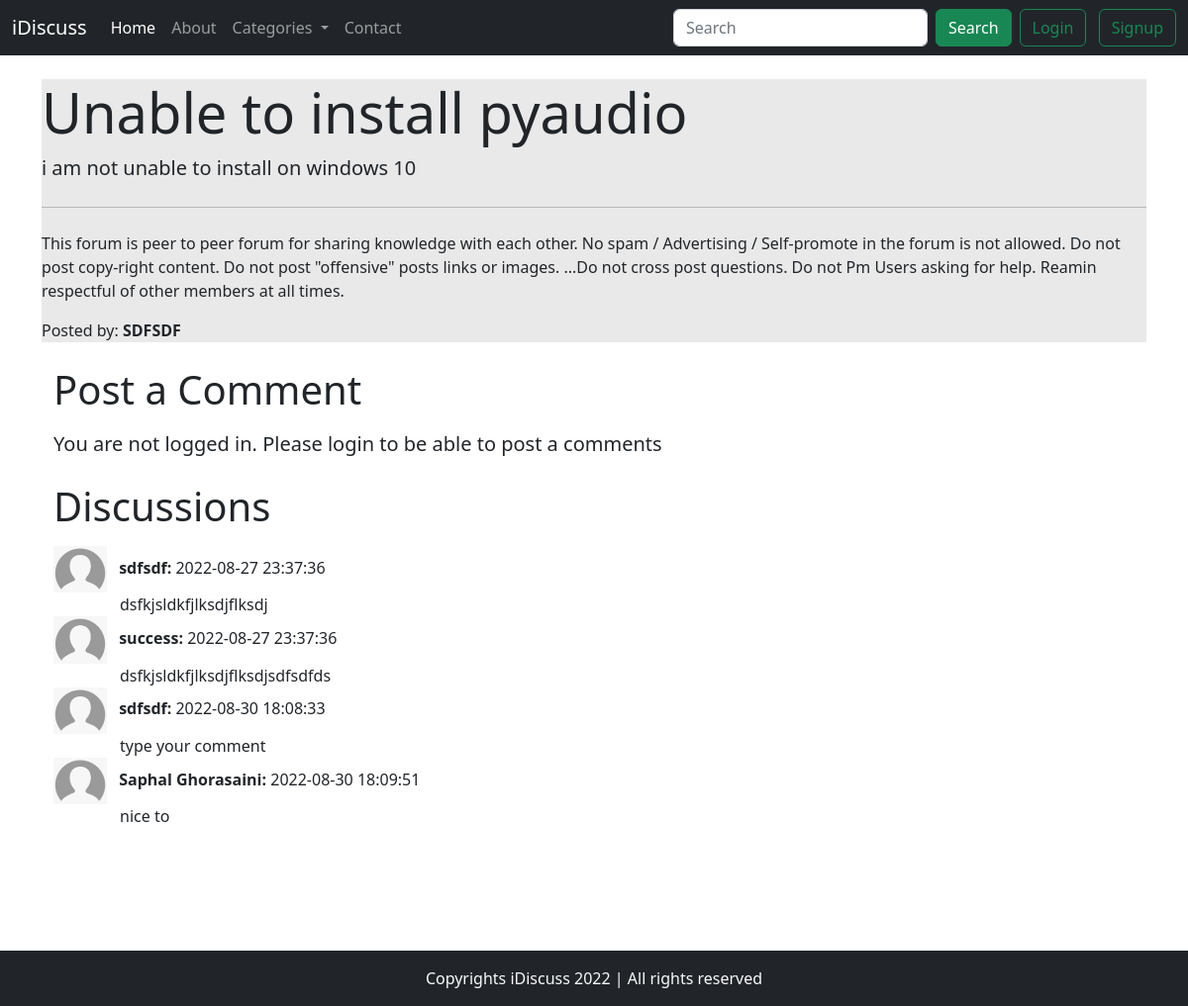
The page /threads.php?th_id=1 on the database its author committed.
### tables this page shows
CREATE TABLE `threads` (
  `thread_id` int(7) NOT NULL,
  `thread_title` varchar(255) DEFAULT NULL,
  `thread_desc` varchar(255) DEFAULT NULL,
  `thread_cat_id` varchar(255) DEFAULT NULL,
  `thread_user_id` int(7) DEFAULT NULL,
  `timestamp` datetime DEFAULT current_timestamp()
);

CREATE TABLE `users` (
  `sno` int(7) NOT NULL,
  `user_email` varchar(30) DEFAULT NULL,
  `user_pass` varchar(255) DEFAULT NULL,
  `timestamp` datetime DEFAULT current_timestamp(),
  `name` varchar(100) DEFAULT NULL
);

CREATE TABLE `comments` (
  `comment_id` int(8) NOT NULL,
  `comment_content` text DEFAULT NULL,
  `thread_id` int(7) DEFAULT NULL,
  `comment_time` datetime DEFAULT current_timestamp(),
  `comment_by` int(7) DEFAULT NULL
);

### threads.php (the view, shortened to what this page needs)
<?php
include("./partials/_header.php");
include("./partials/_dbconnect.php");
?>
<?php
$id = $_GET['th_id'];
$sql = "SELECT * FROM `threads` inner join users on thread_user_id =sno  WHERE thread_id =$id;";
$res = mysqli_query($conn, $sql);
$row = mysqli_fetch_assoc($res);
?>
<div class="container my-4">
    <div class="jumbotron " style="background-color: #e9e9e9;">
        <h1 class="display-4"><?php echo $row["thread_title"] ?></h1>
        <p class="lead"> <?php echo $row["thread_desc"]; ?></p>
        <hr class="my-4">
        <p>This forum is peer to peer forum for sharing knowledge with each other. No spam / Advertising / Self-promote in the forum is not allowed. Do not post copy-right content. Do not post "offensive" posts links or images. ...Do not cross post questions. Do not Pm Users asking for help. Reamin respectful of other members at all times.</p>
        <p class="py-0" style="padding-top:-45px;">
            Posted by: <b> <?php  echo strtoupper( $row["name"])?> </b>
        </p>
    </div>
    <?php
    if (isset($_SESSION['loggedin']) && $_SESSION['loggedin'] == true) {
    ?>
        <div class="container">
            <h1 class="py-2">Post a Comment</h1>
            <form action="" method="POST">
                <div class="mb-3">
                    <label for="exampleInputPassword1" class="form-label">Type your comment</label>
                    <textarea type="text" class="form-control" name="comment" id="exampleInputPassword1" rows="3"> </textarea>
                </div>
                <button type="submit" class="btn btn-success" name="submit">Post Comment</button>
            </form>
        </div>
    <?php
    } else {
    ?>
        <div class="container">
            <h1 class="py-2">Post a Comment</h1>
            <p class="lead">You are not logged in. Please login to be able to post a comments</p>
        </div>
    <?php
    }
    ?>
    <div class="container mb-5" style="min-height:433px;">
        <h1 class="py-2">Discussions</h1>
        <?php
        $id = $_GET["th_id"];
        $sql = "Select * from comments where thread_id='$id'";
        $result = mysqli_query($conn, $sql);
        while ($row = mysqli_fetch_assoc($result)) {
            $content = $row["comment_content"];
            $comment_time = $row["comment_time"];
            $user_id =$row["comment_by"];
            $sql2="select * from users where sno='$user_id'";
            $res=mysqli_query($conn,$sql2);
            $row2=mysqli_fetch_assoc($res);
            $name=$row2["name"];
        ?>
            <div class="media ">
                <img src="user.png" width="54" class="mr-3" alt="..."> <span class="mx-2 "><b> <?php echo $name; ?>: </b> <?php echo $comment_time ?></span>
                <div class="media-body pl-5" style="padding-left: 67px;">
                    <?php echo $content; ?>
                </div>
            </div>
        <?php } ?>
    </div>
</div>
<?php include("./partials/_footer.php"); ?>

### rows shown on the page
threads: thread_title "Unable to install pyaudio", thread_desc "i am not unable to install on windows 10", users.name "SDFSDF"
comments: users.name "sdfsdf", comment_time "2022-08-27 23:37:36", comment_content "dsfkjsldkfjlksdjflksdj"
comments: users.name "success", comment_time "2022-08-27 23:37:36", comment_content "dsfkjsldkfjlksdjflksdjsdfsdfds"
comments: users.name "sdfsdf", comment_time "2022-08-30 18:08:33", comment_content "type your comment"
comments: users.name "Saphal Ghorasaini", comment_time "2022-08-30 18:09:51", comment_content "nice to"
